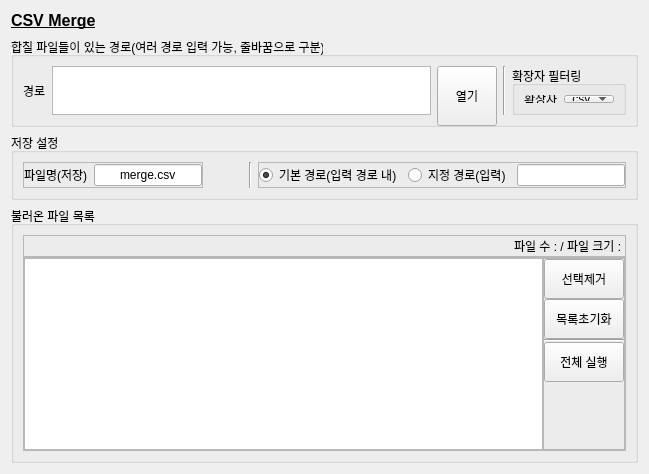
            <widget class="QWidget" name="page_csvmerge">
             <layout class="QVBoxLayout" name="verticalLayout_7">
              <item>
               <widget class="QLabel" name="label_6">
                <property name="minimumSize">
                 <size>
                  <width>0</width>
                  <height>20</height>
                 </size>
                </property>
                <property name="maximumSize">
                 <size>
                  <width>16777215</width>
                  <height>20</height>
                 </size>
                </property>
                <property name="text">
                 <string>&lt;html&gt;&lt;head/&gt;&lt;body&gt;&lt;p&gt;&lt;span style=&quot; font-size:12pt; font-weight:600; text-decoration: underline;&quot;&gt;CSV Merge&lt;/span&gt;&lt;/p&gt;&lt;/body&gt;&lt;/html&gt;</string>
                </property>
               </widget>
              </item>
              <item>
               <widget class="QGroupBox" name="groupBox_16">
                <property name="minimumSize">
                 <size>
                  <width>0</width>
                  <height>0</height>
                 </size>
                </property>
                <property name="maximumSize">
                 <size>
                  <width>16777215</width>
                  <height>90</height>
                 </size>
                </property>
                <property name="title">
                 <string>합칠 파일들이 있는 경로(여러 경로 입력 가능, 줄바꿈으로 구분)</string>
                </property>
                <layout class="QHBoxLayout" name="horizontalLayout_20">
                 <item>
                  <widget class="QLabel" name="label_2">
                   <property name="text">
                    <string>경로</string>
                   </property>
                  </widget>
                 </item>
                 <item>
                  <widget class="QTextEdit" name="text_merge_paths"/>
                 </item>
                 <item>
                  <widget class="QPushButton" name="btn_merge_paths_read">
                   <property name="minimumSize">
                    <size>
                     <width>60</width>
                     <height>60</height>
                    </size>
                   </property>
                   <property name="maximumSize">
                    <size>
                     <width>60</width>
                     <height>60</height>
                    </size>
                   </property>
                   <property name="text">
                    <string>열기</string>
                   </property>
                  </widget>
                 </item>
                 <item>
                  <widget class="Line" name="line_5">
                   <property name="orientation">
                    <enum>Qt::Vertical</enum>
                   </property>
                  </widget>
                 </item>
                 <item>
                  <widget class="QGroupBox" name="groupBox_20">
                   <property name="title">
                    <string>확장자 필터링</string>
                   </property>
                   <layout class="QHBoxLayout" name="horizontalLayout_23">
                    <item>
                     <widget class="QLabel" name="label_4">
                      <property name="text">
                       <string>확장자</string>
                      </property>
                     </widget>
                    </item>
                    <item>
                     <widget class="QComboBox" name="combo_merge_extensions">
                      <property name="minimumSize">
                       <size>
                        <width>0</width>
                        <height>0</height>
                       </size>
                      </property>
                      <item>
                       <property name="text">
                        <string>.csv</string>
                       </property>
                      </item>
                      <item>
                       <property name="text">
                        <string>.txt</string>
                       </property>
                      </item>
                      <item>
                       <property name="text">
                        <string>.log</string>
                       </property>
                      </item>
                     </widget>
                    </item>
                   </layout>
                  </widget>
                 </item>
                </layout>
               </widget>
              </item>
              <item>
               <widget class="QGroupBox" name="groupBox_18">
                <property name="title">
                 <string>저장 설정</string>
                </property>
                <layout class="QHBoxLayout" name="horizontalLayout_25">
                 <property name="spacing">
                  <number>6</number>
                 </property>
                 <item>
                  <widget class="QFrame" name="frame_18">
                   <property name="frameShape">
                    <enum>QFrame::StyledPanel</enum>
                   </property>
                   <property name="frameShadow">
                    <enum>QFrame::Raised</enum>
                   </property>
                   <layout class="QHBoxLayout" name="horizontalLayout_24">
                    <property name="leftMargin">
                     <number>0</number>
                    </property>
                    <property name="topMargin">
                     <number>0</number>
                    </property>
                    <property name="rightMargin">
                     <number>0</number>
                    </property>
                    <property name="bottomMargin">
                     <number>0</number>
                    </property>
                    <item>
                     <widget class="QLabel" name="label_3">
                      <property name="text">
                       <string>파일명(저장)</string>
                      </property>
                     </widget>
                    </item>
                    <item>
                     <widget class="QLineEdit" name="line_merge_savefilename">
                      <property name="text">
                       <string>merge.csv</string>
                      </property>
                      <property name="alignment">
                       <set>Qt::AlignCenter</set>
                      </property>
                     </widget>
                    </item>
                   </layout>
                  </widget>
                 </item>
                 <item>
                  <spacer name="horizontalSpacer_7">
                   <property name="orientation">
                    <enum>Qt::Horizontal</enum>
                   </property>
                   <property name="sizeHint" stdset="0">
                    <size>
                     <width>40</width>
                     <height>20</height>
                    </size>
                   </property>
                  </spacer>
                 </item>
                 <item>
                  <widget class="Line" name="line_4">
                   <property name="orientation">
                    <enum>Qt::Vertical</enum>
                   </property>
                  </widget>
                 </item>
                 <item>
                  <widget class="QFrame" name="frame_19">
                   <property name="frameShape">
                    <enum>QFrame::StyledPanel</enum>
                   </property>
                   <property name="frameShadow">
                    <enum>QFrame::Raised</enum>
                   </property>
                   <layout class="QHBoxLayout" name="horizontalLayout_22">
                    <property name="leftMargin">
                     <number>0</number>
                    </property>
                    <property name="topMargin">
                     <number>0</number>
                    </property>
                    <property name="rightMargin">
                     <number>0</number>
                    </property>
                    <property name="bottomMargin">
                     <number>0</number>
                    </property>
                    <item>
                     <widget class="QRadioButton" name="radio_merge_savepath_default">
                      <property name="text">
                       <string>기본 경로(입력 경로 내)</string>
                      </property>
                      <property name="checked">
                       <bool>true</bool>
                      </property>
                     </widget>
                    </item>
                    <item>
                     <widget class="QRadioButton" name="radio_merge_savepath_input">
                      <property name="text">
                       <string>지정 경로(입력)</string>
                      </property>
                     </widget>
                    </item>
                    <item>
                     <widget class="QLineEdit" name="line_merge_savepath"/>
                    </item>
                   </layout>
                  </widget>
                 </item>
                </layout>
               </widget>
              </item>
              <item>
               <widget class="QGroupBox" name="groupBox_17">
                <property name="title">
                 <string>불러온 파일 목록</string>
                </property>
                <layout class="QVBoxLayout" name="verticalLayout_21">
                 <property name="spacing">
                  <number>0</number>
                 </property>
                 <item>
                  <widget class="QFrame" name="frame_21">
                   <property name="frameShape">
                    <enum>QFrame::StyledPanel</enum>
                   </property>
                   <property name="frameShadow">
                    <enum>QFrame::Raised</enum>
                   </property>
                   <layout class="QHBoxLayout" name="horizontalLayout_21">
                    <property name="spacing">
                     <number>0</number>
                    </property>
                    <property name="leftMargin">
                     <number>0</number>
                    </property>
                    <property name="topMargin">
                     <number>0</number>
                    </property>
                    <property name="rightMargin">
                     <number>0</number>
                    </property>
                    <property name="bottomMargin">
                     <number>0</number>
                    </property>
                    <item>
                     <spacer name="horizontalSpacer_2">
                      <property name="orientation">
                       <enum>Qt::Horizontal</enum>
                      </property>
                      <property name="sizeHint" stdset="0">
                       <size>
                        <width>40</width>
                        <height>20</height>
                       </size>
                      </property>
                     </spacer>
                    </item>
                    <item>
                     <widget class="QLabel" name="label_merge_fileqty">
                      <property name="text">
                       <string>파일 수 : / 파일 크기 : </string>
                      </property>
                     </widget>
                    </item>
                   </layout>
                  </widget>
                 </item>
                 <item>
                  <widget class="QFrame" name="frame_17">
                   <property name="frameShape">
                    <enum>QFrame::StyledPanel</enum>
                   </property>
                   <property name="frameShadow">
                    <enum>QFrame::Raised</enum>
                   </property>
                   <layout class="QHBoxLayout" name="horizontalLayout_26">
                    <property name="spacing">
                     <number>0</number>
                    </property>
                    <property name="leftMargin">
                     <number>0</number>
                    </property>
                    <property name="topMargin">
                     <number>0</number>
                    </property>
                    <property name="rightMargin">
                     <number>0</number>
                    </property>
                    <property name="bottomMargin">
                     <number>0</number>
                    </property>
                    <item>
                     <widget class="QListWidget" name="list_merge_filelist">
                      <property name="dragEnabled">
                       <bool>true</bool>
                      </property>
                      <property name="selectionMode">
                       <enum>QAbstractItemView::ExtendedSelection</enum>
                      </property>
                      <property name="selectionRectVisible">
                       <bool>true</bool>
                      </property>
                     </widget>
                    </item>
                    <item>
                     <widget class="QFrame" name="frame_20">
                      <property name="frameShape">
                       <enum>QFrame::StyledPanel</enum>
                      </property>
                      <property name="frameShadow">
                       <enum>QFrame::Raised</enum>
                      </property>
                      <layout class="QVBoxLayout" name="verticalLayout_19">
                       <property name="spacing">
                        <number>0</number>
                       </property>
                       <property name="leftMargin">
                        <number>0</number>
                       </property>
                       <property name="topMargin">
                        <number>0</number>
                       </property>
                       <property name="rightMargin">
                        <number>0</number>
                       </property>
                       <property name="bottomMargin">
                        <number>0</number>
                       </property>
                       <item>
                        <widget class="QPushButton" name="btn_merge_list_delete">
                         <property name="minimumSize">
                          <size>
                           <width>0</width>
                           <height>40</height>
                          </size>
                         </property>
                         <property name="maximumSize">
                          <size>
                           <width>16777215</width>
                           <height>16777215</height>
                          </size>
                         </property>
                         <property name="text">
                          <string>선택제거</string>
                         </property>
                        </widget>
                       </item>
                       <item>
                        <widget class="QPushButton" name="btn_merge_list_clear">
                         <property name="minimumSize">
                          <size>
                           <width>0</width>
                           <height>40</height>
                          </size>
                         </property>
                         <property name="maximumSize">
                          <size>
                           <width>16777215</width>
                           <height>16777215</height>
                          </size>
                         </property>
                         <property name="text">
                          <string>목록초기화</string>
                         </property>
                        </widget>
                       </item>
                       <item>
                        <widget class="Line" name="line_6">
                         <property name="orientation">
                          <enum>Qt::Horizontal</enum>
                         </property>
                        </widget>
                       </item>
                       <item>
                        <widget class="QPushButton" name="btn_merge_run">
                         <property name="minimumSize">
                          <size>
                           <width>0</width>
                           <height>40</height>
                          </size>
                         </property>
                         <property name="text">
                          <string>전체 실행</string>
                         </property>
                        </widget>
                       </item>
                       <item>
                        <spacer name="verticalSpacer_3">
                         <property name="orientation">
                          <enum>Qt::Vertical</enum>
                         </property>
                         <property name="sizeHint" stdset="0">
                          <size>
                           <width>20</width>
                           <height>40</height>
                          </size>
                         </property>
                        </spacer>
                       </item>
                      </layout>
                     </widget>
                    </item>
                   </layout>
                  </widget>
                 </item>
                </layout>
               </widget>
              </item>
             </layout>
            </widget>
